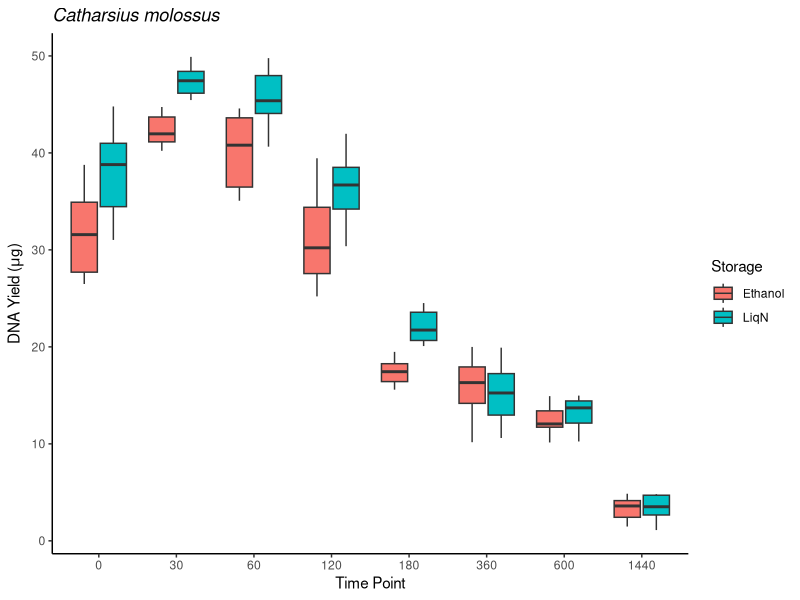
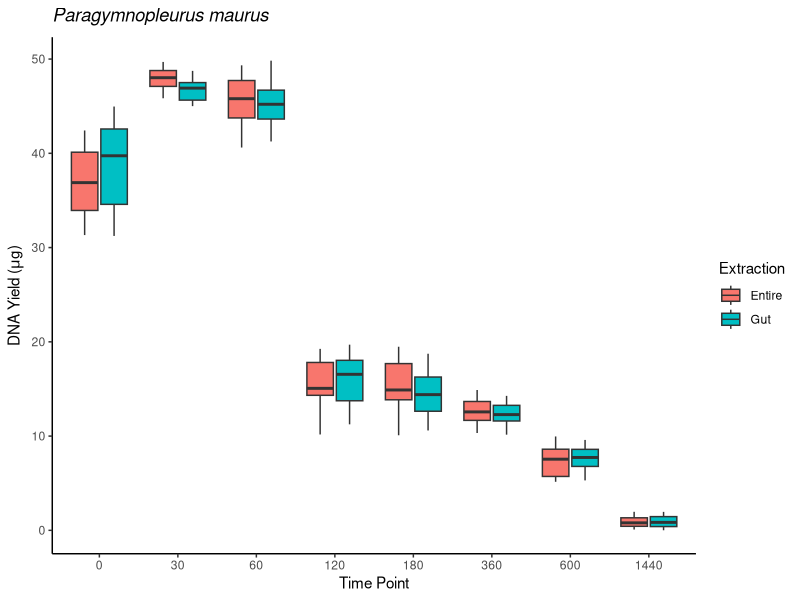
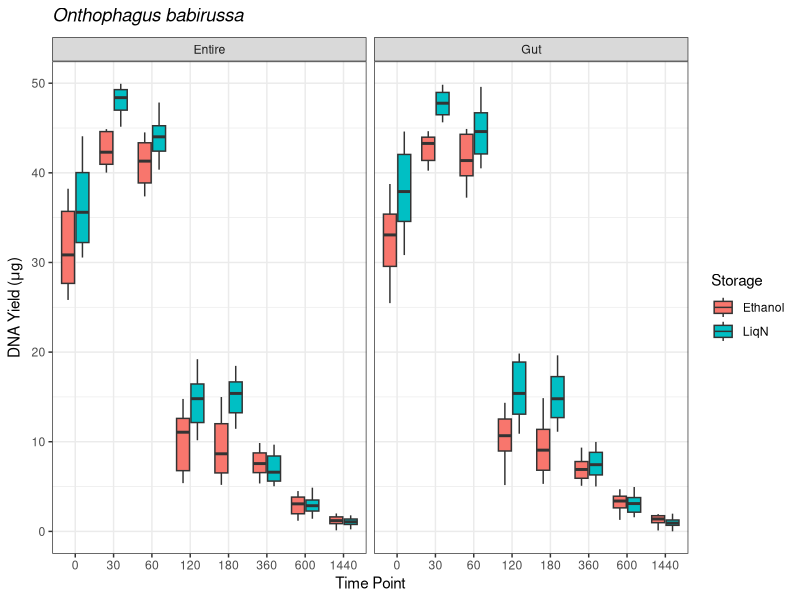

Here is the R script that generated these plots, in order:
######## still work in progress ########

# load libraries
library(ggplot2) ## for plotting
library(dplyr) ## for data manipulation

# read data
yield <- read.csv("data/DNA yield_cleaned.csv", header=T)
colnames(yield)[1] <-"SpecimenID" ## rename first column header
names(yield) ## check all column headers
str(yield) ## check data frame
yield$TimePt <- as.factor(yield$TimePt) # change TimePt to factor
str(yield) ## check again

# filter data by species
yield_Catharsius <- yield %>% filter(Species == "Catharsius_molossus")
yield_Paragymnopleurus <- yield %>% filter(Species == "Paragymnopleurus_maurus")
yield_Onthophagus <- yield %>% filter(Species == "Onthophagus_babirussa")

# plot data

yield_Catharsius %>% ggplot()+
  geom_boxplot(aes(x=TimePt, y=DNAYield, fill=Storage))+
  xlab("Time Point")+
  ylab(expression(paste("DNA Yield (", mu, "g)"))) +
  ggtitle(expression(paste(italic("Catharsius molossus"))))+
  theme_classic()

yield_Paragymnopleurus %>% ggplot()+
  geom_boxplot(aes(x=TimePt, y=DNAYield, fill=Extraction))+
  xlab("Time Point")+
  ylab(expression(paste("DNA Yield (", mu, "g)"))) +
  ggtitle(expression(paste(italic("Paragymnopleurus maurus"))))+
  theme_classic()

yield_Onthophagus %>% ggplot()+
  geom_boxplot(aes(x=TimePt, y=DNAYield, fill=Storage))+
  facet_wrap(~Extraction)+
  xlab("Time Point")+
  ylab(expression(paste("DNA Yield (", mu, "g)"))) +
  ggtitle(expression(paste(italic("Onthophagus babirussa"))))+
  theme_bw()

# linear models
## Catharsius models
catharsius_m1<-lm(DNAYield~TimePt+Storage, data=yield_Catharsius)
catharsius_m2<-lm(DNAYield~TimePt*Storage, data=yield_Catharsius)
anova(catharsius_m1,catharsius_m2)

anova(catharsius_m2)

## Paragymnopleurus models
paragymnopleurus_m1<-lm(DNAYield~TimePt+Extraction, data=yield_Paragymnopleurus)
paragymnopleurus_m2<-lm(DNAYield~TimePt*Extraction, data=yield_Paragymnopleurus)

anova(paragymnopleurus_m1, paragymnopleurus_m2)

anova(paragymnopleurus_m1)

## Onthophagus models
onthophagus_m1<-lm(DNAYield~TimePt+Storage, data=yield_Onthophagus)
onthophagus_m2<-lm(DNAYield~TimePt+Storage+Extraction, data=yield_Onthophagus)

anova(onthophagus_m1, onthophagus_m2)

onthophagus_m3<-lm(DNAYield~TimePt*Storage, data=yield_Onthophagus)
anova(onthophagus_m1, onthophagus_m3)

anova(onthophagus_m3)

## all combined
m1 <- lm(DNAYield~TimePt + Storage + Extraction, data=yield)
m2 <- lm(DNAYield~TimePt * Storage + Extraction, data=yield)
anova(m1,m2)
m3 <- lm(DNAYield~TimePt + Storage + Extraction + TimePt:Storage + TimePt:Extraction, data=yield)
anova(m2, m3)
anova(m3)

m1 <- lm(DNAYield~TimePt + Storage, data=yield)
m2 <- lm(DNAYield~TimePt * Storage, data=yield)
anova(m1,m2)

# interaction.plot(x.factor=yield$TimePt, trace.factor=yield$Storage, response=yield$DNAYield)
# interaction.plot(x.factor=yield$TimePt, trace.factor=yield$Extraction, response=yield$DNAYield)
# interaction.plot(x.factor=yield$Storage, trace.factor=yield$Extraction, response=yield$DNAYield)
